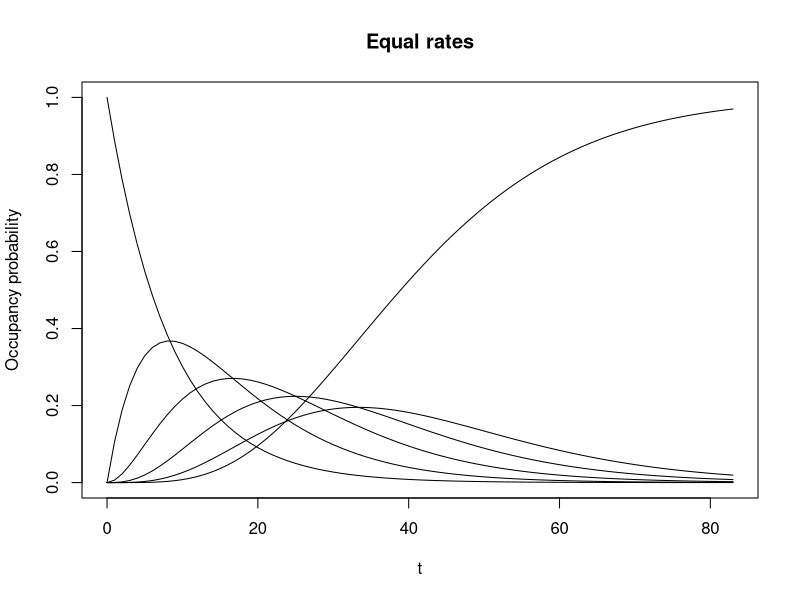

Write R code to recreate this figure. (Note: this script raises an error after producing the figure.)
#' Compute the probability of occupying each of K compartments
#' @param rate (`numeric(1)` or `numeric(K-1)`)\cr
#'   The rate of transfer between each of the K compartments.
#'   If scalar, the rate is identical across all compartments.
#' @param K (`integer(1)`)\cr
#'   The number of sequential compartments.
#' @param t (`numeric()`)\cr
#'   The time axis to compute occupancy probabilities for.
#' @return
#'   A `list()` with the k'th element containing the probability of occupying the k'th compartment over time.
#' @examples
#'  occupancy_probability(0.1, 3, seq(0, 50))
#'  occupancy_probability(c(0.1, 0.2), 3, seq(0, 50))
occupancy_probability <- function(rate, K, t) {                                                                         # nolint: object_name_linter
  coll <- checkmate::makeAssertCollection()
  checkmate::assert(
    checkmate::check_number(rate),
    checkmate::check_numeric(rate, lower = -1e14, any.missing = FALSE, len = K - 1),
    add = coll
  )
  checkmate::assert_number(K, lower = 1, add = coll)
  checkmate::assert_numeric(t, lower = 0, add = coll)
  checkmate::reportAssertions(coll)

  # Handle the special case with K = 1
  if (K == 1) {
    return(list(rep(1, length(t))))
  }

  # Compute the probability of less than K events over time
  if (length(rate) == 1) {

    # If a scalar rate is given, the problem reduces to the Erlang-distribution
    prob_lt_k <- purrr::map(1:(K - 1), \(k) pgamma(t, shape = k, rate = rate, lower.tail = FALSE))

  } else {
    # We can compute the waiting time distributions (hypoexponential distributions)
    # https://en.wikipedia.org/wiki/Hypoexponential_distribution

    # Retrieve each of the hypoexponential distributions
    prob_lt_k <- purrr::map(1:(K - 1), \(k) phypo(t, shape = k, rate = rate[1:k], lower.tail = FALSE))

  }

  # Compute the probability of occupying states k over time from the waiting time distributions
  # i.e. the difference of the cumulative distribution function for between states
  if (K == 2) {
    prob_k <- prob_lt_k[1]
  } else {
    prob_k <- purrr::map(2:(K - 1), \(k) {
      prob_lt_k[[k]] - prob_lt_k[[k - 1]]
    })
    prob_k <- c(prob_lt_k[1], prob_k)
  }

  # Add absorbing state
  prob_k <- c(prob_k, list(1 - purrr::reduce(prob_k, `+`)))

  return(prob_k)
}

# Plot the basis functions
tau <- 50 / 3
t <- seq(0, 5 * tau, by = 1)
K <- 6                                                                                                                  # nolint: object_name_linter
lambda <- K / (3 * tau)

# Using the Erlang distributions directly
prob_k <- occupancy_probability(lambda, K, t)
plot(t, prob_k[[1]], type = "l", ylim = c(0, 1), ylab = "Occupancy probability", main = "Equal rates")
purrr::walk(prob_k[2:K], ~ lines(t, .x))


# Checking that we get the same if we use the convolution method, but with identical rates
prob_k <- occupancy_probability(rep(lambda, K - 1), K, t)
plot(t, prob_k[[1]], type = "l", ylim = c(0, 1), ylab = "Occupancy probability", main = "Equal rates validation")
purrr::walk(prob_k[2:K], ~ lines(t, .x))


# Using different rates
rate <- rev(seq(K - 1)) # Use decreasing rates
rate <- rate * sum(1 / rate) / (K / lambda) # Normalize so total waiting time is equal between problems
# This way: sum(1 / rate) == k / lambda                                                                                 # nolint: commented_code_linter
prob_k <- occupancy_probability(rate, K, t)
plot(t, prob_k[[1]], type = "l", ylim = c(0, 1), ylab = "Occupancy probability", main = "Decreasing transition rates")
purrr::walk(prob_k[2:K], ~ lines(t, .x))



# Compare with Monte Carlo expectation
n <- 1e4

# First we draw the times when each run leaves a given compartment k
r <- purrr::map(rate, ~ rexp(n, .x)) |>
  purrr::reduce(c) |>
  matrix(nrow = n) |>
  matrixStats::rowCumsums() |>
  cbind(rep(Inf, n))

# Then we determine which compartment they occupy at time t
occupancy_mc <- purrr::map(t, \(t) apply(r > t, 1, \(row) min(which(row))))

# Then we can compute the probability that compartment k is occupied at time t from the Monte Carlo data.
probability_occupancy <- purrr::map(1:K, \(k) purrr::map_dbl(seq_along(t), \(t) mean(occupancy_mc[[t]] == k)))


# Compare these MC probabilities with the analytical expectation
for (k in 1:K) {
  plot(t, prob_k[[k]], type = "l", ylab = "Occupancy probability", main = glue::glue("Compartment {k}"))
  points(t, probability_occupancy[[k]], col = "red")
}
